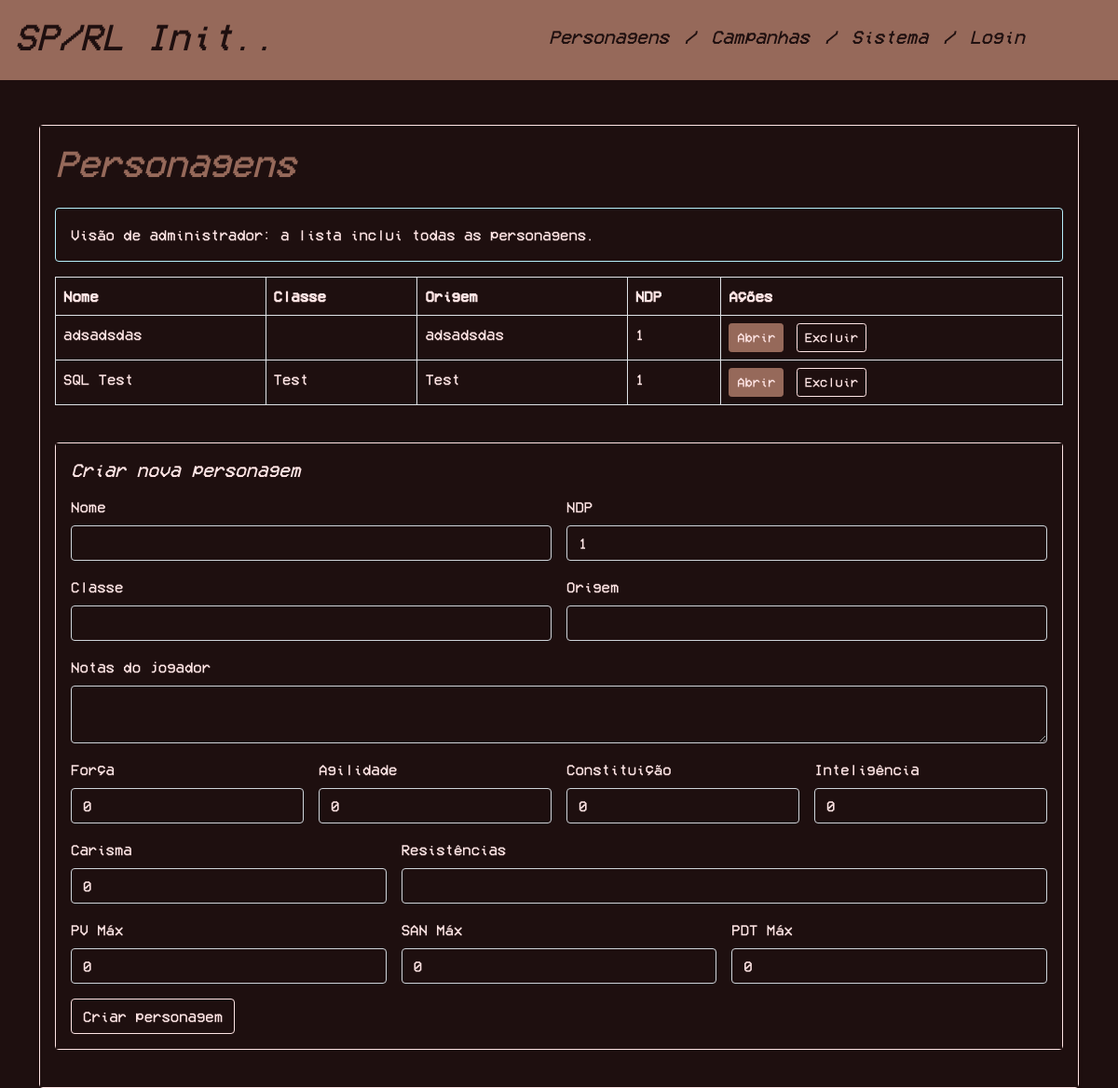
The page /personagens.php (signed in) on the database as committed earlier.
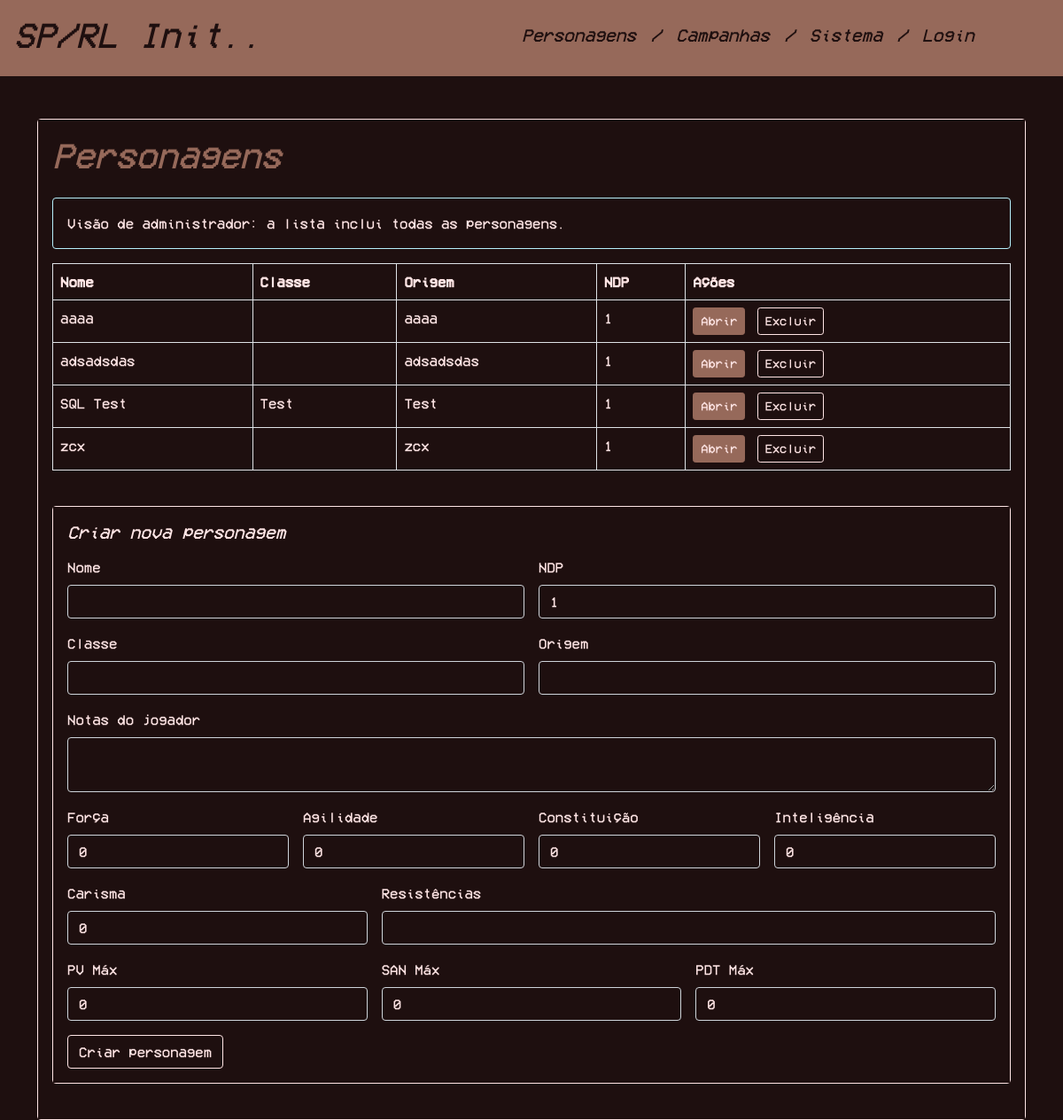
The same page on the database as committed later.
### tables this page shows
CREATE TABLE `Personagem` (
  `id` int NOT NULL,
  `idUtilizador` int NOT NULL,
  `nome` varchar(100) NOT NULL,
  `ndp` int NOT NULL,
  `classe` varchar(20) DEFAULT NULL,
  `origem` varchar(50) NOT NULL,
  `notasPlayer` text,
  `forca` int NOT NULL,
  `agilidade` int NOT NULL,
  `constituicao` int NOT NULL,
  `inteligencia` int NOT NULL,
  `carisma` int NOT NULL,
  `resistencias` text,
  `pvAtual` int NOT NULL,
  `pvMax` int NOT NULL,
  `sanAtual` int NOT NULL,
  `sanMax` int NOT NULL,
  `pdtAtual` int NOT NULL,
  `pdtMax` int NOT NULL
);

### personagens.php (the view, shortened to what the changed rows need)
<?php
$user = $_SESSION['user'] ?? null;
$isLoggedIn = is_array($user) && !empty($user['id']);
$isAdmin = $isLoggedIn && (!empty($user['admin']) && $user['admin'] == 1);
$personagens = [];
if ($isLoggedIn) {
    try {
        $mysqli = get_db_connection();
        if ($isAdmin) {
            $stmt = $mysqli->prepare('SELECT * FROM Personagem ORDER BY nome');
        } else {
            $stmt = $mysqli->prepare('SELECT * FROM Personagem WHERE idUtilizador = ? ORDER BY nome');
            if ($stmt) {
                $stmt->bind_param('i', $user['id']);
            }
        }
        if (!$stmt->execute()) {
            throw new RuntimeException('Erro ao executar a consulta de personagens.');
        }
        $result = $stmt->get_result();
        if ($result) {
            while ($row = $result->fetch_assoc()) {
                $personagens[] = $row;
            }
        }
    } catch (Throwable $e) {
        error_log('Personagens page error: ' . $e->getMessage());
        $error = 'Não foi possível carregar as personagens. Tente novamente mais tarde.';
    }
}
?>
<!DOCTYPE html>
<html lang="pt">
    <head>
        <link rel="stylesheet" href="css/index.css">
        <link href="https://cdn.jsdelivr.net/npm/bootstrap@5.0.2/dist/css/bootstrap.min.css" rel="stylesheet">
    </head>
    <body>
        <?php include('templates/header.php'); ?>
        <div class="container mt-5">
            <div class="row justify-content-center">
                <div class="col-12">
                    <div class="card shadow-sm">
                        <div class="card-body">
                            <h1 class="card-title mb-4">Personagens</h1>
                            <?php if (!$isLoggedIn): ?>
                                <div class="alert alert-warning">
                                    Por favor, faça login primeiro para ver as suas personagens.
                                </div>
                            <?php else: ?>
                                <?php if (empty($personagens)): ?>
                                    <div class="alert alert-secondary">Nenhuma personagem encontrada.</div>
                                <?php else: ?>
                                    <div class="table-responsive mb-4">
                                        <table class="table table-bordered table-hover">
                                            <thead>
                                                <tr>
                                                    <th>Nome</th>
                                                    <th>Classe</th>
                                                    <th>Origem</th>
                                                    <th>NDP</th>
                                                    <th>Ações</th>
                                                </tr>
                                            </thead>
                                            <tbody>
                                                <?php foreach ($personagens as $personagem): ?>
                                                    <tr>
                                                        <td><?php echo htmlspecialchars($personagem['nome']); ?></td>
                                                        <td><?php echo htmlspecialchars($personagem['classe']); ?></td>
                                                        <td><?php echo htmlspecialchars($personagem['origem']); ?></td>
                                                        <td><?php echo htmlspecialchars($personagem['ndp']); ?></td>
                                                        <td>
                                                            <a class="btn btn-primary btn-sm" href="personagem.php?id=<?php echo urlencode($personagem['id']); ?>">Abrir</a>
                                                            <form method="post" class="d-inline ms-1" onsubmit="return confirm('Tem certeza que deseja excluir esta personagem?');">
                                                                <button type="submit" class="btn btn-danger btn-sm">Excluir</button>
                                                            </form>
                                                        </td>
                                                    </tr>
                                                <?php endforeach; ?>
                                            </tbody>
                                        </table>
                                    </div>
                                <?php endif; ?>
                                <div class="card mb-4">
                                    <div class="card-body">
                                        <h2 class="h5 mb-3">Criar nova personagem</h2>
                                    </div>
                                </div>
                                <?php endif; ?>
                        </div>
                    </div>
                </div>
            </div>
        </div>
    </body>
</html>

Rows that differ between the two databases and show on the page:
added personagem: nome "aaaa", origem "aaaa", ndp "1"
added personagem: nome "zcx", origem "zcx", ndp "1"
